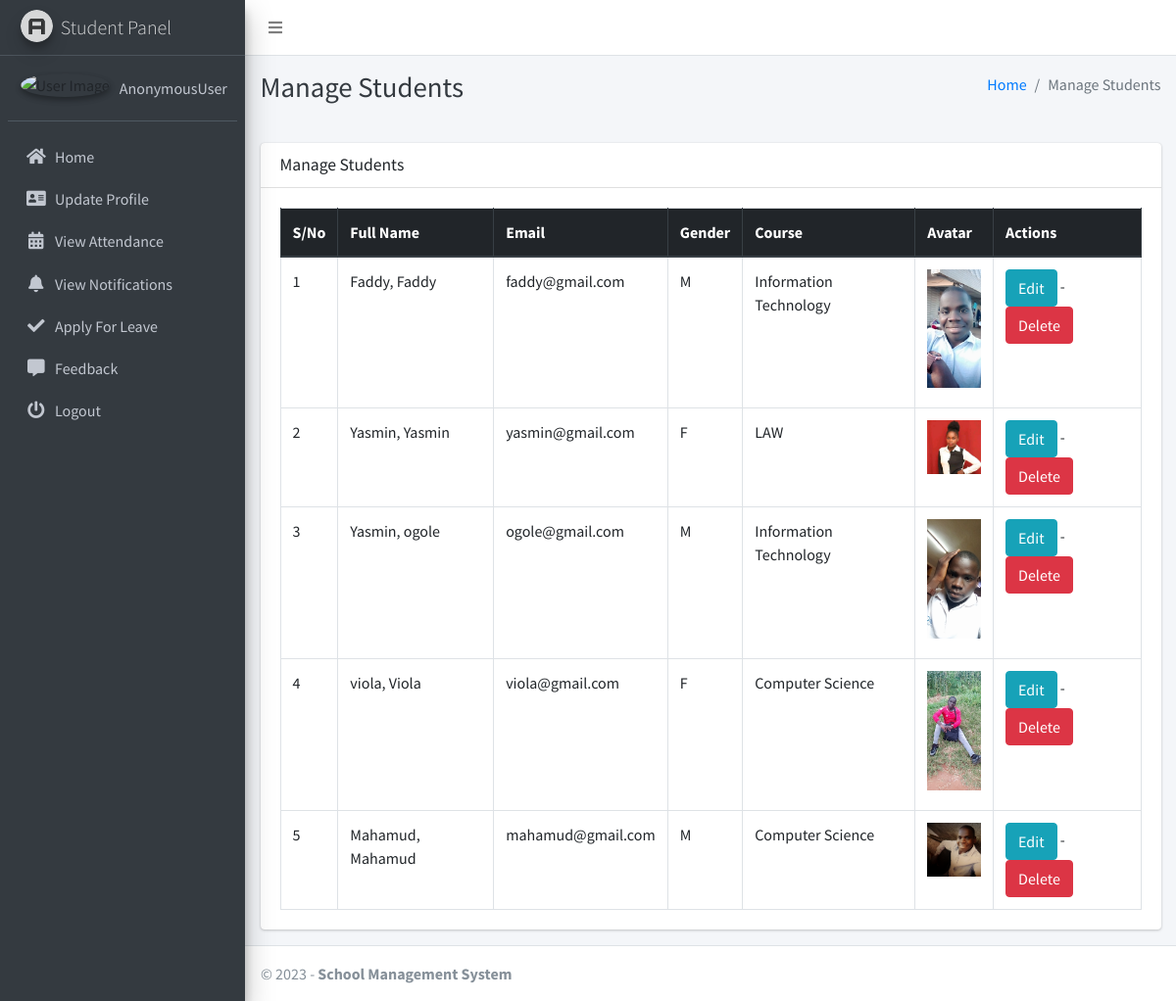
Before: /student/manage/ with the older database file.
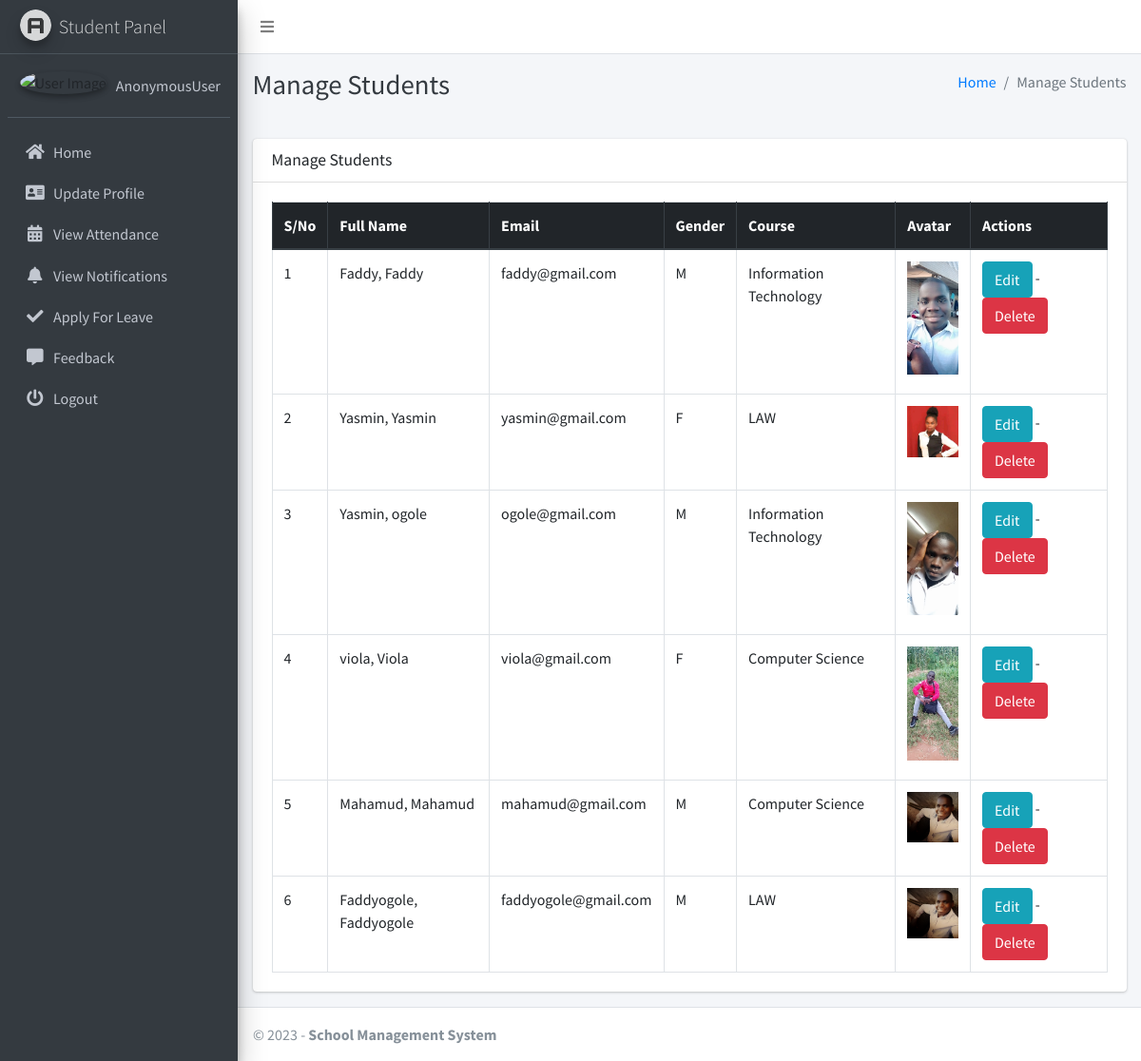
After: the same page with the newer database file.
### studentsmanagementapp/models.py (models this page shows, shortened)
class CustomUser(AbstractUser):
    USER_TYPE = ((1, "HOD"), (2, "Staff"), (3, "Student"))
    GENDER = [("M", "Male"), ("F", "Female")]
    username = None  # Removed username, using email instead
    email = models.EmailField(unique=True)
    user_type = models.CharField(default=1, choices=USER_TYPE, max_length=1)
    gender = models.CharField(max_length=1, choices=GENDER)
    profile_pic = models.ImageField()
    address = models.TextField()
    fcm_token = models.TextField(default="")  # For firebase notifications
    created_at = models.DateTimeField(auto_now_add=True)
    updated_at = models.DateTimeField(auto_now=True)
    USERNAME_FIELD = "email"
    REQUIRED_FIELDS = []
    objects = CustomUserManager()

class Student(models.Model):
    admin = models.OneToOneField(CustomUser, on_delete=models.CASCADE)
    course = models.ForeignKey(Course, on_delete=models.DO_NOTHING, null=True, blank=False)
    session = models.ForeignKey(Session, on_delete=models.DO_NOTHING, null=True)

class Course(models.Model):
    name = models.CharField(max_length=120)
    created_at = models.DateTimeField(auto_now_add=True)
    updated_at = models.DateTimeField(auto_now=True)

### studentsmanagementapp/hod_views.py (the view)
# urls.py: path("student/manage/", hod_views.manage_student, name='manage_student'),
def manage_student(request):
    students = CustomUser.objects.filter(user_type=3)
    context = {
        'students': students,
        'page_title': 'Manage Students'
    }
    return render(request, "hod_template/manage_student.html", context)

### studentsmanagementapp/templates/hod_template/manage_student.html
{% extends 'main_app/base.html' %}
{% load static %}
{% block page_title %}{{page_title}}{% endblock page_title %}
{% block content %}
<section class="content">
    <div class="container-fluid">
        <div class="row">
            <div class="col-md-12">
                <div class="card">
                    <div class="card-header">
                        <h3 class="card-title">{{page_title}}</h3>
                    </div>
                    <div class="card-body">
                        <table id="example2" class="table table-bordered table-hover">
                            <thead class="thead-dark">
                                <tr>
                                    <th>S/No</th>
                                    <th>Full Name</th>
                                    <th>Email</th>
                                    <th>Gender</th>
                                    <th>Course</th>
                                    <th>Avatar</th>
                                    <th>Actions</th>
                                </tr>
                            </thead>
                            <tbody>
                                {% for student in students %}
                                <tr>
                                    <td>{{ forloop.counter }}</td>
                                    <td>{{student.last_name}}, {{student.first_name}}</td>
                                    <td>{{student.email}}</td>
                                    <td>{{student.gender}}</td>
                                    <td>{{student.student.course.name}}</td>
                                    <td>
                                        {% if student.profile_pic == ""  %}
                                        No Image
                                        {% else %}
                                        <img class="img img-fluid mb-2" height="56" width="56"
                                            src="{{student.profile_pic}}" alt="">
                                        {% endif %}
                                    </td>
                                    <td><a href="{% url 'edit_student' student.student.id %}" class="btn btn-info">Edit</a> -
                                        <a href="{% url 'delete_student' student.student.id %}" class="btn btn-danger" onclick="return confirm('Are you sure about this ?')">Delete</a>
                                    </td>
                                </tr>
                                {% endfor %}
                            </tbody>
                        </table>
                    </div>
                </div>
            </div>
        </div>
    </div>
</section>
{% endblock content %}

Changed rows visible on the page:
added CustomUser: last_name "Faddyogole", first_name "Faddyogole", email "faddyogole@gmail.com", gender "M", student.course.name "LAW", profile_pic (picture)
